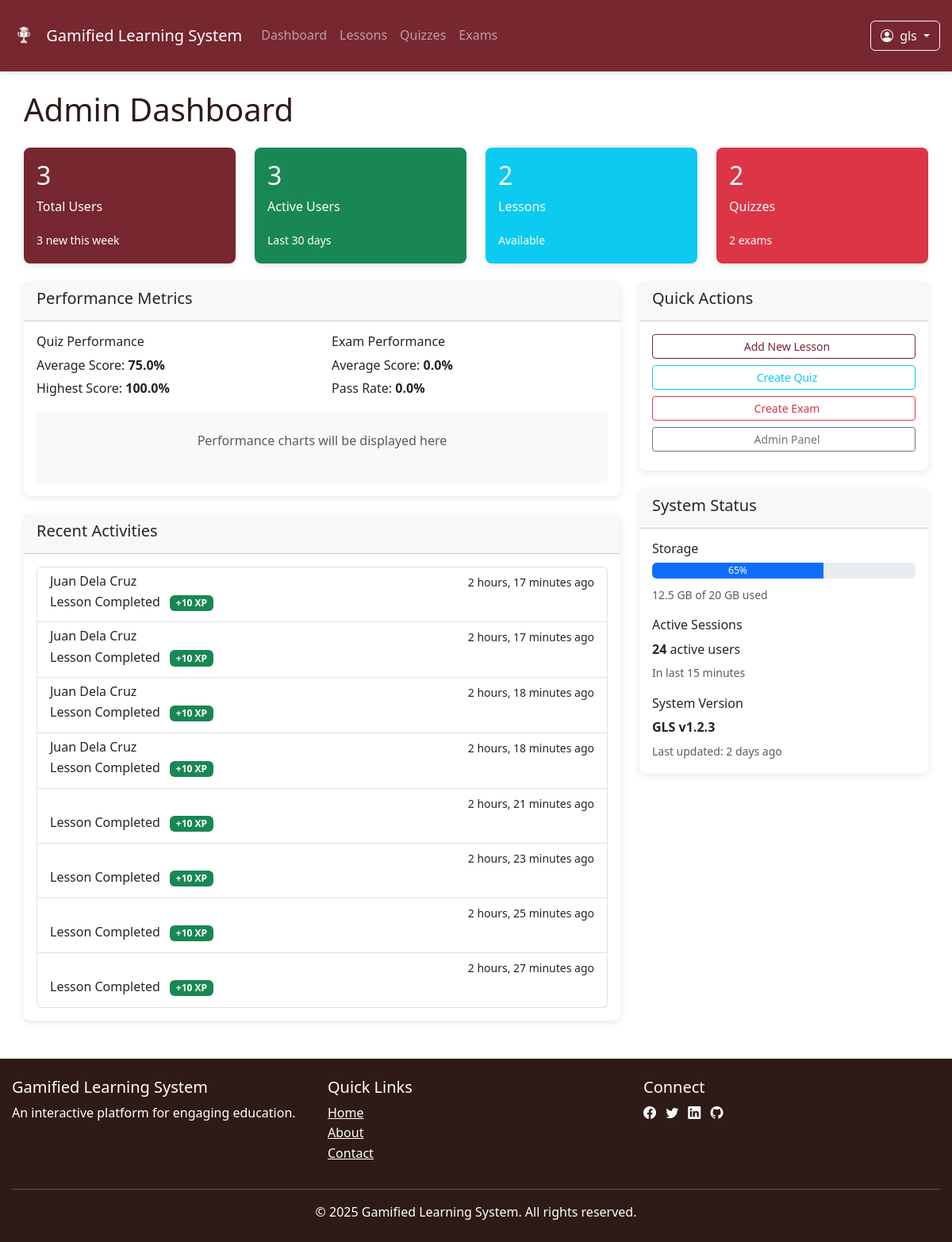
The app's page /dashboard/ (signed in), older data.
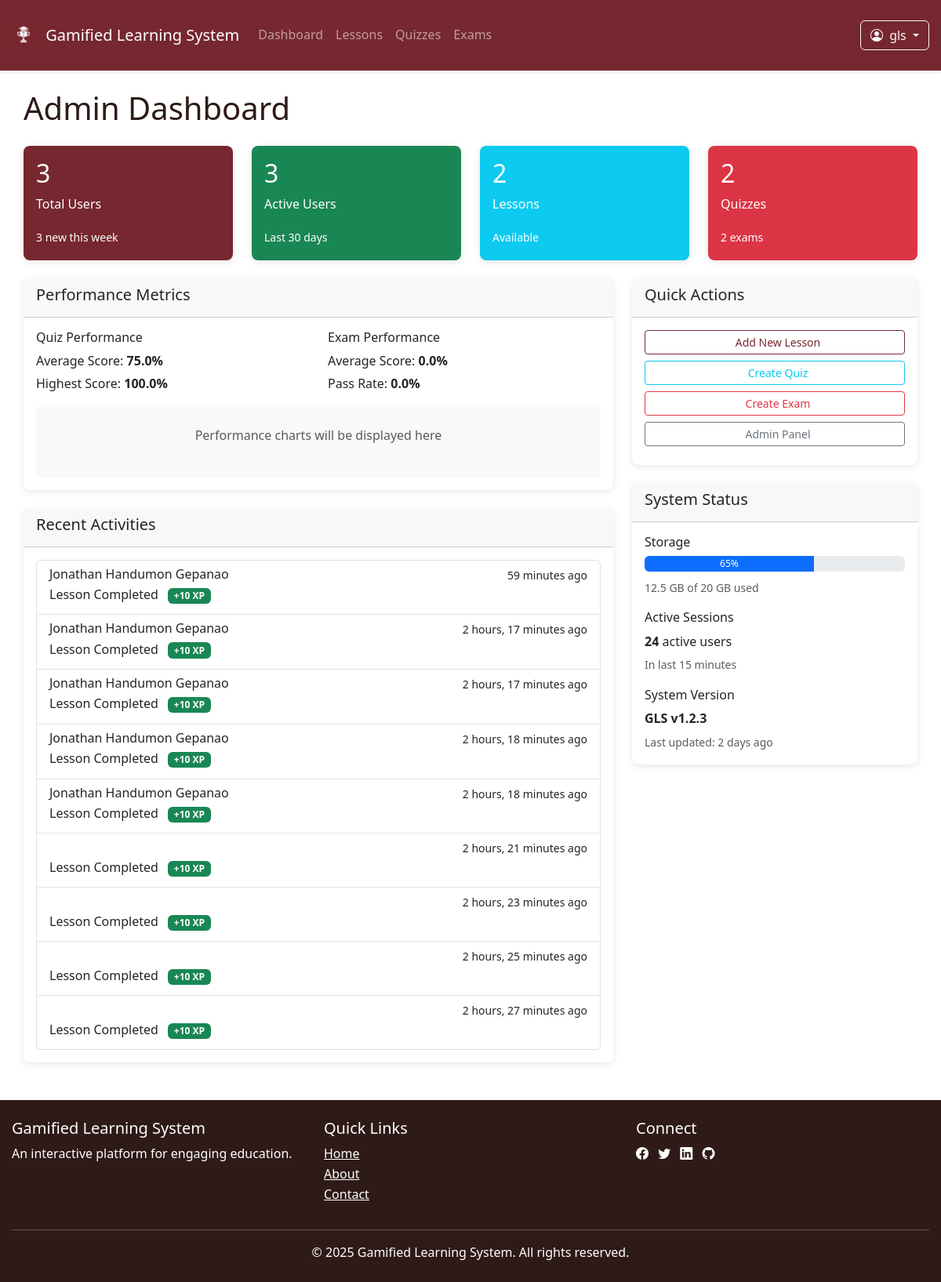
The same page, newer data.
### dashboard/models.py (models this page shows, shortened)
class ActivityLog(models.Model):
    user = models.ForeignKey(get_user_model(), on_delete=models.CASCADE)
    activity_type = models.CharField(max_length=50, choices=[
        ('lesson', 'Lesson Completed'),
        ('quiz', 'Quiz Taken'),
        ('exam', 'Exam Taken'),
        ('login', 'Login'),
        ('achievement', 'Achievement Unlocked')
    ])
    object_id = models.PositiveIntegerField(null=True, blank=True)
    timestamp = models.DateTimeField(auto_now_add=True)
    xp_earned = models.IntegerField(default=0)
    class Meta:
        ordering = ['-timestamp']

### accounts/models.py (models this page shows, shortened)
class User(AbstractUser):
    student_id = models.CharField(max_length=20, unique=True)
    middle_name = models.CharField(max_length=50, blank=True)
    profile_pic = models.ImageField(upload_to=profile_pic_path, blank=True, null=True)
    points = models.IntegerField(default=0)
    level = models.IntegerField(default=1)
    date_joined = models.DateTimeField(auto_now_add=True)
    last_updated = models.DateTimeField(auto_now=True)
    def get_full_name(self):
        middle = f" {self.middle_name} " if self.middle_name else " "
        return f"{self.first_name}{middle}{self.last_name}"

### dashboard/views.py (the view)
# urls.py: path('', views.dashboard, name='dashboard'),
@login_required
def dashboard(request):
    if request.user.is_staff:
        return admin_dashboard(request)
    return student_dashboard(request)

### dashboard/templates/dashboard/admin.html (shortened to what the changed rows need)
{% extends 'base.html' %}
{% block content %}
<div class="container dashboard-container">
    <h1 class="mb-4">Admin Dashboard</h1>
    <div class="row mb-4">
        <div class="col-md-3">
            <div class="card text-white bg-primary">
                <div class="card-body">
                    <h2 class="card-title">{{ total_users }}</h2>
                </div>
            </div>
        </div>
        <div class="col-md-3">
            <div class="card text-white bg-success">
                <div class="card-body">
                    <h2 class="card-title">{{ active_users }}</h2>
                </div>
            </div>
        </div>
        <div class="col-md-3">
            <div class="card text-white bg-info">
                <div class="card-body">
                    <h2 class="card-title">{{ total_lessons }}</h2>
                </div>
            </div>
        </div>
        <div class="col-md-3">
            <div class="card text-white bg-danger">
                <div class="card-body">
                    <h2 class="card-title">{{ total_quizzes }}</h2>
                </div>
            </div>
        </div>
    </div>
    <div class="row">
        <div class="col-md-8">
            <div class="card">
                <div class="card-body">
                    {% if recent_activities %}
                        <div class="list-group">
                            {% for activity in recent_activities %}
                            <div class="list-group-item">
                                <div class="d-flex w-100 justify-content-between">
                                    <h6 class="mb-1">{{ activity.user.get_full_name }}</h6>
                                    <small>{{ activity.timestamp|timesince }} ago</small>
                                </div>
                                <p class="mb-1">
                                    {{ activity.get_activity_type_display }}
                                    {% if activity.xp_earned > 0 %}
                                        <span class="badge bg-success ms-2">+{{ activity.xp_earned }} XP</span>
                                    {% endif %}
                                </p>
                            </div>
                            {% endfor %}
                        </div>
                    {% else %}
                        <p class="text-muted">No recent activities</p>
                    {% endif %}
                </div>
            </div>
        </div>
    </div>
</div>
{% endblock %}

Row changes from the older to the newer data that the page shows:
added ActivityLog: user.get_full_name "Jonathan Handumon Gepanao", timestamp "59 minutes", activity_type "Lesson Completed", xp_earned "10"
changed through a linked row, ActivityLog (number 2 of 9 on the later page): user.get_full_name "Juan Dela Cruz" → "Jonathan Handumon Gepanao"
changed through a linked row, ActivityLog (number 3 of 9 on the later page): user.get_full_name "Juan Dela Cruz" → "Jonathan Handumon Gepanao"
changed through a linked row, ActivityLog (number 4 of 9 on the later page): user.get_full_name "Juan Dela Cruz" → "Jonathan Handumon Gepanao"
changed through a linked row, ActivityLog (number 5 of 9 on the later page): user.get_full_name "Juan Dela Cruz" → "Jonathan Handumon Gepanao"
